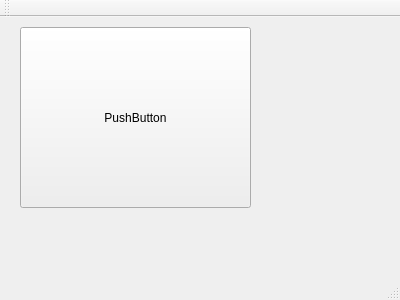
<?xml version="1.0" encoding="UTF-8"?>
<ui version="4.0">
 <class>MainWindow</class>
 <widget class="QMainWindow" name="MainWindow">
  <property name="geometry">
   <rect>
    <x>0</x>
    <y>0</y>
    <width>400</width>
    <height>300</height>
   </rect>
  </property>
  <property name="windowTitle">
   <string>MainWindow</string>
  </property>
  <widget class="QWidget" name="centralWidget">
   <widget class="QPushButton" name="pushButton">
    <property name="geometry">
     <rect>
      <x>20</x>
      <y>10</y>
      <width>231</width>
      <height>181</height>
     </rect>
    </property>
    <property name="text">
     <string>PushButton</string>
    </property>
   </widget>
  </widget>
  <widget class="QMenuBar" name="menuBar">
   <property name="geometry">
    <rect>
     <x>0</x>
     <y>0</y>
     <width>400</width>
     <height>22</height>
    </rect>
   </property>
  </widget>
  <widget class="QToolBar" name="mainToolBar">
   <attribute name="toolBarArea">
    <enum>TopToolBarArea</enum>
   </attribute>
   <attribute name="toolBarBreak">
    <bool>false</bool>
   </attribute>
  </widget>
  <widget class="QStatusBar" name="statusBar"/>
 </widget>
 <layoutdefault spacing="6" margin="11"/>
 <resources/>
 <connections/>
</ui>
